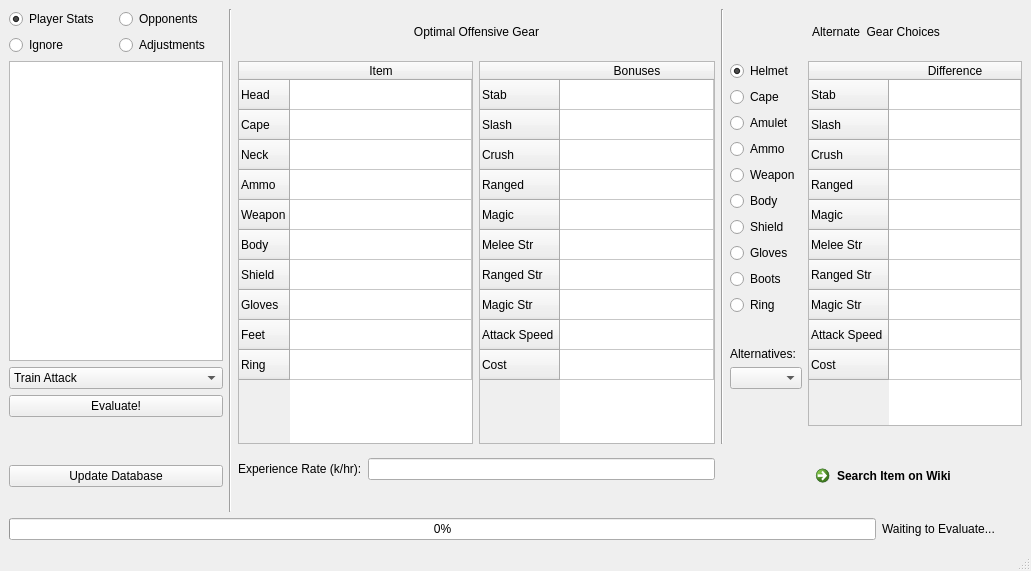
<?xml version="1.0" encoding="UTF-8"?>
<ui version="4.0">
 <class>MainWindow</class>
 <widget class="QMainWindow" name="MainWindow">
  <property name="geometry">
   <rect>
    <x>0</x>
    <y>0</y>
    <width>1031</width>
    <height>571</height>
   </rect>
  </property>
  <property name="windowTitle">
   <string>OSRSmath Optimal Gear Calculator - By Palfore</string>
  </property>
  <widget class="QWidget" name="centralwidget">
   <layout class="QGridLayout" name="gridLayout_3">
    <item row="12" column="2">
     <layout class="QFormLayout" name="formLayout_2">
      <item row="0" column="1">
       <widget class="QLineEdit" name="xp_rate">
        <property name="readOnly">
         <bool>true</bool>
        </property>
       </widget>
      </item>
      <item row="0" column="0">
       <widget class="QLabel" name="label">
        <property name="text">
         <string>Experience Rate (k/hr):</string>
        </property>
       </widget>
      </item>
     </layout>
    </item>
    <item row="1" column="0" rowspan="5">
     <widget class="QPlainTextEdit" name="input_text_box"/>
    </item>
    <item row="12" column="0">
     <widget class="QPushButton" name="update_database">
      <property name="text">
       <string>Update Database</string>
      </property>
     </widget>
    </item>
    <item row="6" column="4">
     <widget class="QComboBox" name="comboBox"/>
    </item>
    <item row="7" column="0">
     <widget class="QPushButton" name="evaluate">
      <property name="text">
       <string>Evaluate!</string>
      </property>
     </widget>
    </item>
    <item row="0" column="1" rowspan="15">
     <widget class="Line" name="line">
      <property name="orientation">
       <enum>Qt::Vertical</enum>
      </property>
     </widget>
    </item>
    <item row="5" column="4">
     <widget class="QLabel" name="label_3">
      <property name="text">
       <string>Alternatives:</string>
      </property>
     </widget>
    </item>
    <item row="0" column="0">
     <layout class="QGridLayout" name="gridLayout">
      <item row="2" column="0">
       <widget class="QRadioButton" name="player_stats">
        <property name="text">
         <string>Player Stats</string>
        </property>
        <property name="checked">
         <bool>true</bool>
        </property>
        <attribute name="buttonGroup">
         <string notr="true">EditingOptionGroup</string>
        </attribute>
       </widget>
      </item>
      <item row="2" column="1">
       <widget class="QRadioButton" name="opponents">
        <property name="text">
         <string>Opponents</string>
        </property>
        <attribute name="buttonGroup">
         <string notr="true">EditingOptionGroup</string>
        </attribute>
       </widget>
      </item>
      <item row="3" column="0">
       <widget class="QRadioButton" name="ignore">
        <property name="text">
         <string>Ignore</string>
        </property>
        <attribute name="buttonGroup">
         <string notr="true">EditingOptionGroup</string>
        </attribute>
       </widget>
      </item>
      <item row="3" column="1">
       <widget class="QRadioButton" name="adjustments">
        <property name="text">
         <string>Adjustments</string>
        </property>
        <attribute name="buttonGroup">
         <string notr="true">EditingOptionGroup</string>
        </attribute>
       </widget>
      </item>
     </layout>
    </item>
    <item row="1" column="5" rowspan="8">
     <widget class="QTableWidget" name="alternate_gear_bonuses">
      <attribute name="horizontalHeaderStretchLastSection">
       <bool>true</bool>
      </attribute>
      <row>
       <property name="text">
        <string>Stab</string>
       </property>
      </row>
      <row>
       <property name="text">
        <string>Slash</string>
       </property>
      </row>
      <row>
       <property name="text">
        <string>Crush</string>
       </property>
      </row>
      <row>
       <property name="text">
        <string>Ranged</string>
       </property>
      </row>
      <row>
       <property name="text">
        <string>Magic</string>
       </property>
      </row>
      <row>
       <property name="text">
        <string>Melee Str</string>
       </property>
      </row>
      <row>
       <property name="text">
        <string>Ranged Str</string>
       </property>
      </row>
      <row>
       <property name="text">
        <string>Magic Str</string>
       </property>
      </row>
      <row>
       <property name="text">
        <string>Attack Speed</string>
       </property>
      </row>
      <row>
       <property name="text">
        <string>Cost</string>
       </property>
      </row>
      <column>
       <property name="text">
        <string>Difference</string>
       </property>
      </column>
     </widget>
    </item>
    <item row="15" column="0" colspan="6">
     <layout class="QHBoxLayout" name="horizontalLayout">
      <item>
       <widget class="QProgressBar" name="progressBar">
        <property name="value">
         <number>0</number>
        </property>
       </widget>
      </item>
      <item>
       <widget class="QLabel" name="progress_task">
        <property name="text">
         <string>Waiting to Evaluate...        </string>
        </property>
       </widget>
      </item>
     </layout>
    </item>
    <item row="1" column="2" rowspan="10">
     <layout class="QGridLayout" name="gridLayout_2">
      <item row="0" column="1">
       <widget class="QTableWidget" name="best_in_slot_bonuses">
        <property name="showGrid">
         <bool>true</bool>
        </property>
        <attribute name="horizontalHeaderStretchLastSection">
         <bool>true</bool>
        </attribute>
        <attribute name="verticalHeaderStretchLastSection">
         <bool>false</bool>
        </attribute>
        <row>
         <property name="text">
          <string>Stab</string>
         </property>
        </row>
        <row>
         <property name="text">
          <string>Slash</string>
         </property>
        </row>
        <row>
         <property name="text">
          <string>Crush</string>
         </property>
        </row>
        <row>
         <property name="text">
          <string>Ranged</string>
         </property>
        </row>
        <row>
         <property name="text">
          <string>Magic</string>
         </property>
        </row>
        <row>
         <property name="text">
          <string>Melee Str</string>
         </property>
        </row>
        <row>
         <property name="text">
          <string>Ranged Str</string>
         </property>
        </row>
        <row>
         <property name="text">
          <string>Magic Str</string>
         </property>
        </row>
        <row>
         <property name="text">
          <string>Attack Speed</string>
         </property>
        </row>
        <row>
         <property name="text">
          <string>Cost</string>
         </property>
        </row>
        <column>
         <property name="text">
          <string>Bonuses</string>
         </property>
        </column>
        <item row="0" column="0">
         <property name="text">
          <string/>
         </property>
         <property name="flags">
          <set>ItemIsSelectable|ItemIsDragEnabled|ItemIsDropEnabled|ItemIsUserCheckable|ItemIsEnabled</set>
         </property>
        </item>
        <item row="1" column="0">
         <property name="flags">
          <set>ItemIsSelectable|ItemIsDragEnabled|ItemIsDropEnabled|ItemIsUserCheckable|ItemIsEnabled</set>
         </property>
        </item>
        <item row="2" column="0">
         <property name="flags">
          <set>ItemIsSelectable|ItemIsDragEnabled|ItemIsDropEnabled|ItemIsUserCheckable|ItemIsEnabled</set>
         </property>
        </item>
        <item row="3" column="0">
         <property name="flags">
          <set>ItemIsSelectable|ItemIsDragEnabled|ItemIsDropEnabled|ItemIsUserCheckable|ItemIsEnabled</set>
         </property>
        </item>
        <item row="4" column="0">
         <property name="flags">
          <set>ItemIsSelectable|ItemIsDragEnabled|ItemIsDropEnabled|ItemIsUserCheckable|ItemIsEnabled</set>
         </property>
        </item>
        <item row="5" column="0">
         <property name="flags">
          <set>ItemIsSelectable|ItemIsDragEnabled|ItemIsDropEnabled|ItemIsUserCheckable|ItemIsEnabled</set>
         </property>
        </item>
        <item row="6" column="0">
         <property name="flags">
          <set>ItemIsSelectable|ItemIsDragEnabled|ItemIsDropEnabled|ItemIsUserCheckable|ItemIsEnabled</set>
         </property>
        </item>
        <item row="7" column="0">
         <property name="flags">
          <set>ItemIsSelectable|ItemIsDragEnabled|ItemIsDropEnabled|ItemIsUserCheckable|ItemIsEnabled</set>
         </property>
        </item>
        <item row="8" column="0">
         <property name="flags">
          <set>ItemIsSelectable|ItemIsDragEnabled|ItemIsDropEnabled|ItemIsUserCheckable|ItemIsEnabled</set>
         </property>
        </item>
        <item row="9" column="0">
         <property name="flags">
          <set>ItemIsSelectable|ItemIsDragEnabled|ItemIsDropEnabled|ItemIsUserCheckable|ItemIsEnabled</set>
         </property>
        </item>
       </widget>
      </item>
      <item row="0" column="0">
       <widget class="QTableWidget" name="best_in_slot">
        <attribute name="horizontalHeaderStretchLastSection">
         <bool>true</bool>
        </attribute>
        <attribute name="verticalHeaderVisible">
         <bool>true</bool>
        </attribute>
        <attribute name="verticalHeaderCascadingSectionResizes">
         <bool>false</bool>
        </attribute>
        <attribute name="verticalHeaderHighlightSections">
         <bool>true</bool>
        </attribute>
        <attribute name="verticalHeaderShowSortIndicator" stdset="0">
         <bool>false</bool>
        </attribute>
        <row>
         <property name="text">
          <string>Head</string>
         </property>
        </row>
        <row>
         <property name="text">
          <string>Cape</string>
         </property>
        </row>
        <row>
         <property name="text">
          <string>Neck</string>
         </property>
        </row>
        <row>
         <property name="text">
          <string>Ammo</string>
         </property>
        </row>
        <row>
         <property name="text">
          <string>Weapon</string>
         </property>
        </row>
        <row>
         <property name="text">
          <string>Body</string>
         </property>
        </row>
        <row>
         <property name="text">
          <string>Shield</string>
         </property>
        </row>
        <row>
         <property name="text">
          <string>Gloves</string>
         </property>
        </row>
        <row>
         <property name="text">
          <string>Feet</string>
         </property>
        </row>
        <row>
         <property name="text">
          <string>Ring</string>
         </property>
        </row>
        <column>
         <property name="text">
          <string>Item</string>
         </property>
        </column>
        <item row="0" column="0">
         <property name="text">
          <string/>
         </property>
        </item>
        <item row="1" column="0">
         <property name="text">
          <string/>
         </property>
        </item>
        <item row="4" column="0">
         <property name="text">
          <string/>
         </property>
        </item>
       </widget>
      </item>
     </layout>
    </item>
    <item row="12" column="5">
     <widget class="QCommandLinkButton" name="commandLinkButton">
      <property name="text">
       <string>Search Item on Wiki</string>
      </property>
     </widget>
    </item>
    <item row="1" column="4">
     <layout class="QVBoxLayout" name="verticalLayout_2">
      <property name="sizeConstraint">
       <enum>QLayout::SetDefaultConstraint</enum>
      </property>
      <property name="topMargin">
       <number>0</number>
      </property>
      <item>
       <widget class="QRadioButton" name="radioButton_4">
        <property name="text">
         <string>Helmet</string>
        </property>
        <property name="checked">
         <bool>true</bool>
        </property>
        <attribute name="buttonGroup">
         <string notr="true">AlternateGearSelectionGroup</string>
        </attribute>
       </widget>
      </item>
      <item>
       <widget class="QRadioButton" name="radioButton_5">
        <property name="text">
         <string>Cape</string>
        </property>
        <attribute name="buttonGroup">
         <string notr="true">AlternateGearSelectionGroup</string>
        </attribute>
       </widget>
      </item>
      <item>
       <widget class="QRadioButton" name="radioButton_6">
        <property name="text">
         <string>Amulet</string>
        </property>
        <attribute name="buttonGroup">
         <string notr="true">AlternateGearSelectionGroup</string>
        </attribute>
       </widget>
      </item>
      <item>
       <widget class="QRadioButton" name="radioButton_7">
        <property name="text">
         <string>Ammo</string>
        </property>
        <attribute name="buttonGroup">
         <string notr="true">AlternateGearSelectionGroup</string>
        </attribute>
       </widget>
      </item>
      <item>
       <widget class="QRadioButton" name="radioButton_8">
        <property name="text">
         <string>Weapon</string>
        </property>
        <attribute name="buttonGroup">
         <string notr="true">AlternateGearSelectionGroup</string>
        </attribute>
       </widget>
      </item>
      <item>
       <widget class="QRadioButton" name="radioButton_10">
        <property name="text">
         <string>Body</string>
        </property>
        <attribute name="buttonGroup">
         <string notr="true">AlternateGearSelectionGroup</string>
        </attribute>
       </widget>
      </item>
      <item>
       <widget class="QRadioButton" name="radioButton_9">
        <property name="text">
         <string>Shield</string>
        </property>
        <attribute name="buttonGroup">
         <string notr="true">AlternateGearSelectionGroup</string>
        </attribute>
       </widget>
      </item>
      <item>
       <widget class="QRadioButton" name="radioButton_11">
        <property name="text">
         <string>Gloves</string>
        </property>
        <attribute name="buttonGroup">
         <string notr="true">AlternateGearSelectionGroup</string>
        </attribute>
       </widget>
      </item>
      <item>
       <widget class="QRadioButton" name="radioButton_12">
        <property name="text">
         <string>Boots</string>
        </property>
        <attribute name="buttonGroup">
         <string notr="true">AlternateGearSelectionGroup</string>
        </attribute>
       </widget>
      </item>
      <item>
       <widget class="QRadioButton" name="radioButton_13">
        <property name="text">
         <string>Ring</string>
        </property>
        <attribute name="buttonGroup">
         <string notr="true">AlternateGearSelectionGroup</string>
        </attribute>
       </widget>
      </item>
     </layout>
    </item>
    <item row="0" column="4" colspan="2">
     <widget class="QLabel" name="label_4">
      <property name="text">
       <string>Alternate  Gear Choices</string>
      </property>
      <property name="alignment">
       <set>Qt::AlignCenter</set>
      </property>
     </widget>
    </item>
    <item row="0" column="3" rowspan="11">
     <widget class="Line" name="line_2">
      <property name="enabled">
       <bool>true</bool>
      </property>
      <property name="orientation">
       <enum>Qt::Vertical</enum>
      </property>
     </widget>
    </item>
    <item row="6" column="0">
     <widget class="QComboBox" name="training_skill">
      <item>
       <property name="text">
        <string>Train Attack</string>
       </property>
      </item>
      <item>
       <property name="text">
        <string>Train Strength</string>
       </property>
      </item>
      <item>
       <property name="text">
        <string>Train Defence</string>
       </property>
      </item>
      <item>
       <property name="text">
        <string>Train Ranged</string>
       </property>
      </item>
      <item>
       <property name="text">
        <string>Train Mage</string>
       </property>
      </item>
     </widget>
    </item>
    <item row="0" column="2">
     <widget class="QLabel" name="label_2">
      <property name="text">
       <string>Optimal Offensive Gear</string>
      </property>
      <property name="alignment">
       <set>Qt::AlignCenter</set>
      </property>
     </widget>
    </item>
   </layout>
  </widget>
  <widget class="QMenuBar" name="menubar">
   <property name="geometry">
    <rect>
     <x>0</x>
     <y>0</y>
     <width>1031</width>
     <height>21</height>
    </rect>
   </property>
  </widget>
  <widget class="QStatusBar" name="statusbar"/>
 </widget>
 <resources/>
 <connections/>
 <buttongroups>
  <buttongroup name="EditingOptionGroup"/>
  <buttongroup name="AlternateGearSelectionGroup"/>
 </buttongroups>
</ui>
